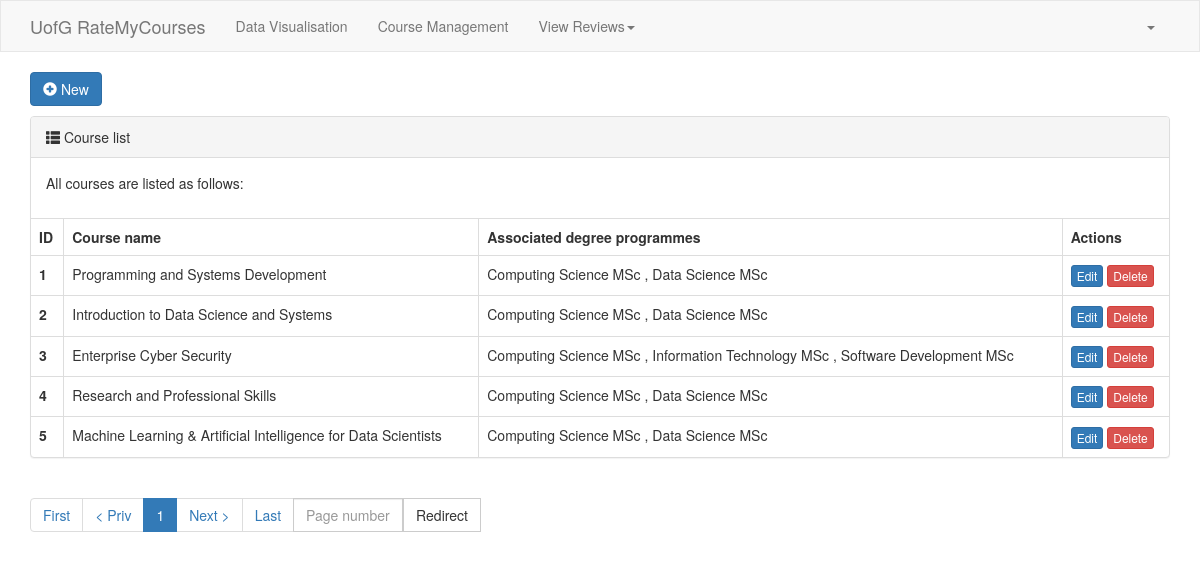
The app's page /course-management/, older data.
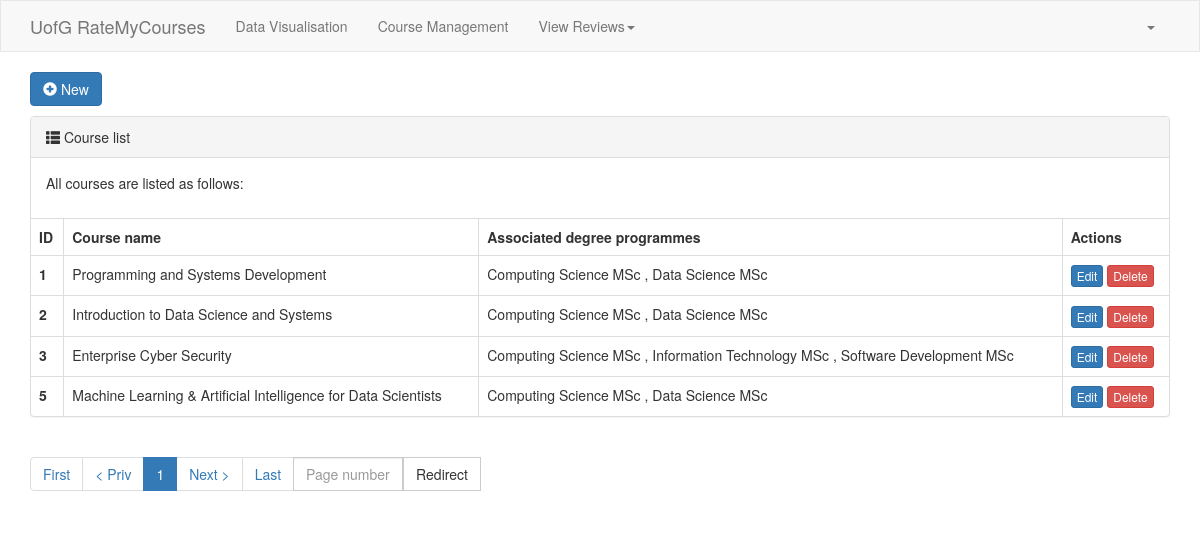
The same page, newer data.
### rmc/models.py (models this page shows, shortened)
class Course(models.Model):
    name = models.CharField(verbose_name="Name", max_length=64)
    associated_degree_programmes = models.ManyToManyField(to="DegreeProgramme", related_name="degree_programme_courses")

class DegreeProgramme(models.Model):
    name = models.CharField(verbose_name="Degree programme name", max_length=32, unique=True)
    level_choices = (
        (1, "Undergraduate"),
        (2, "Postgraduate"),
    )
    level = models.SmallIntegerField(verbose_name="Level", choices=level_choices)

### rmc/views.py (the view)
# urls.py: path("course-management/", views.course_management),
def course_management(request):
    courses = models.Course.objects.prefetch_related("associated_degree_programmes").all()
    pagination_object = Pagination(request, courses)
    contents = {
        "queryset": pagination_object.queryset_page,
        "tpl_pagination_navbar": pagination_object.tpl(),
    }
    return render(request, "course-management.html", contents)

### rmc/templates/course-management.html
{% extends "layout.html" %}
{% block content %}
    <div class="container">
        <div class="new-btn-area">
            <a class="btn btn-primary" href="/course-add/">
                <span class="glyphicon glyphicon-plus-sign" aria-hidden="true"></span>
                New
            </a>
        </div>
        <div>
            <div class="panel panel-default">
                <div class="panel-heading">
                    <span class="glyphicon glyphicon-th-list" aria-hidden="true"></span>
                    Course list
                </div>
                <div class="panel-body">
                    <p>All courses are listed as follows:</p>
                </div>
                <table class="table table-bordered">
                    <thead>
                    <tr>
                        <th>ID</th>
                        <th>Course name</th>
                        <th>Associated degree programmes</th>
                        <th>Actions</th>
                    </tr>
                    </thead>
                    <tbody>
                    {% for obj in queryset %}
                        <tr>
                            <th scope="row">{{ obj.id }}</th>
                            <td>{{ obj.name }}</td>
                            <td>
                                {% for degree_programme in obj.associated_degree_programmes.all %}
                                    {{ degree_programme.name }}
                                    {% if not forloop.last %}, {% endif %}
                                {% endfor %}
                            </td>
                            <td>
                                <a class="btn btn-primary btn-xs" href="/{{ obj.id }}/course-edit/">Edit</a>
                                <a class="btn btn-danger btn-xs"
                                   href="/{{ obj.id }}/course-delete/">Delete</a>
                            </td>
                        </tr>
                    {% endfor %}
                    </tbody>
                </table>
            </div>
        </div>
        <div class="clearfix">
            <ul class="pagination">
                {{ tpl_pagination_navbar }}
            </ul>
        </div>
    </div>
{% endblock %}

Row changes from the older to the newer data that the page shows:
removed Course: id "4", name "Research and Professional Skills", DegreeProgramme (name "Computing Science MSc"), DegreeProgramme (name "Data Science MSc")
